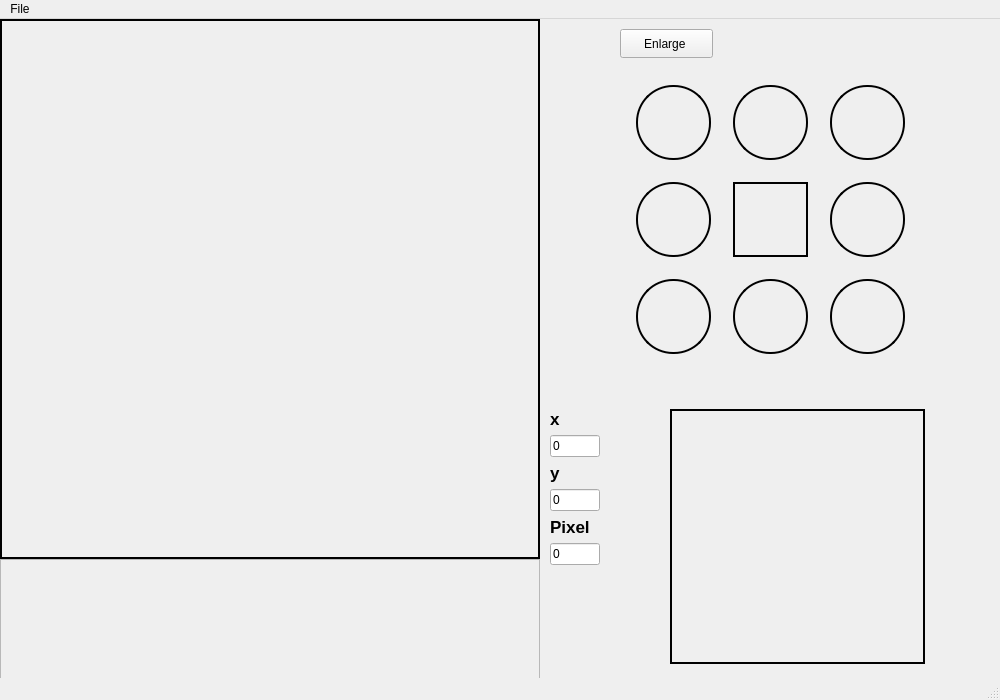
<?xml version="1.0" encoding="UTF-8"?>
<ui version="4.0">
 <class>MainWindow</class>
 <widget class="QMainWindow" name="MainWindow">
  <property name="geometry">
   <rect>
    <x>0</x>
    <y>0</y>
    <width>1000</width>
    <height>700</height>
   </rect>
  </property>
  <property name="windowTitle">
   <string>PiCut</string>
  </property>
  <property name="accessibleName">
   <string/>
  </property>
  <property name="styleSheet">
   <string notr="true">QPushButton::hover {
    background: #D3D3D3;
	}
    
QPushButton::pressed{
    background: #C3C3C3;
    color: purple;
	}</string>
  </property>
  <widget class="QWidget" name="centralwidget">
   <widget class="QSplitter" name="splitter">
    <property name="geometry">
     <rect>
      <x>0</x>
      <y>0</y>
      <width>540</width>
      <height>660</height>
     </rect>
    </property>
    <property name="lineWidth">
     <number>0</number>
    </property>
    <property name="orientation">
     <enum>Qt::Vertical</enum>
    </property>
    <property name="handleWidth">
     <number>0</number>
    </property>
    <widget class="ImageWidget" name="ImageWidget" native="true">
     <property name="minimumSize">
      <size>
       <width>540</width>
       <height>540</height>
      </size>
     </property>
     <property name="styleSheet">
      <string notr="true">QWidget {
  border: 2px solid #000000;
}</string>
     </property>
    </widget>
    <widget class="QScrollArea" name="scrollArea">
     <property name="minimumSize">
      <size>
       <width>540</width>
       <height>120</height>
      </size>
     </property>
     <property name="styleSheet">
      <string notr="true"/>
     </property>
     <property name="verticalScrollBarPolicy">
      <enum>Qt::ScrollBarAsNeeded</enum>
     </property>
     <property name="horizontalScrollBarPolicy">
      <enum>Qt::ScrollBarAsNeeded</enum>
     </property>
     <property name="widgetResizable">
      <bool>true</bool>
     </property>
     <widget class="QWidget" name="scrollArea_2">
      <property name="geometry">
       <rect>
        <x>0</x>
        <y>0</y>
        <width>538</width>
        <height>118</height>
       </rect>
      </property>
     </widget>
    </widget>
   </widget>
   <widget class="QPushButton" name="chooseButton">
    <property name="geometry">
     <rect>
      <x>620</x>
      <y>10</y>
      <width>93</width>
      <height>29</height>
     </rect>
    </property>
    <property name="styleSheet">
     <string notr="true"/>
    </property>
    <property name="text">
     <string>Enlarge </string>
    </property>
   </widget>
   <widget class="ImageWidget" name="cutImageWidget" native="true">
    <property name="geometry">
     <rect>
      <x>670</x>
      <y>390</y>
      <width>255</width>
      <height>255</height>
     </rect>
    </property>
    <property name="styleSheet">
     <string notr="true">QWidget {
  border: 2px solid #000000;
}</string>
    </property>
   </widget>
   <widget class="QStackedWidget" name="stackedWidget">
    <property name="geometry">
     <rect>
      <x>620</x>
      <y>50</y>
      <width>311</width>
      <height>311</height>
     </rect>
    </property>
    <property name="currentIndex">
     <number>0</number>
    </property>
    <widget class="QWidget" name="page_1">
     <widget class="QWidget" name="layoutWidget">
      <property name="geometry">
       <rect>
        <x>0</x>
        <y>0</y>
        <width>301</width>
        <height>301</height>
       </rect>
      </property>
      <layout class="QGridLayout" name="gridLayout">
       <item row="0" column="0">
        <widget class="QPushButton" name="upleftButton">
         <property name="minimumSize">
          <size>
           <width>75</width>
           <height>75</height>
          </size>
         </property>
         <property name="maximumSize">
          <size>
           <width>90</width>
           <height>90</height>
          </size>
         </property>
         <property name="styleSheet">
          <string notr="true">QPushButton {
    border: 2px solid #000000;
    border-radius: 37px;
    }
QPushButton::hover {
    background: #D3D3D3;
	}
    
QPushButton::pressed{
    background: #C3C3C3;
    color: purple;
	}

</string>
         </property>
         <property name="text">
          <string/>
         </property>
         <property name="icon">
          <iconset>
           <normaloff>../icon/up-left-arrow.png</normaloff>../icon/up-left-arrow.png</iconset>
         </property>
         <property name="iconSize">
          <size>
           <width>60</width>
           <height>60</height>
          </size>
         </property>
        </widget>
       </item>
       <item row="0" column="1">
        <widget class="QPushButton" name="upButton">
         <property name="minimumSize">
          <size>
           <width>50</width>
           <height>50</height>
          </size>
         </property>
         <property name="maximumSize">
          <size>
           <width>75</width>
           <height>75</height>
          </size>
         </property>
         <property name="styleSheet">
          <string notr="true">QPushButton {
    border: 2px solid #000000;
    border-radius: 37px;
    }</string>
         </property>
         <property name="text">
          <string/>
         </property>
         <property name="icon">
          <iconset>
           <normaloff>../icon/up-arrow.png</normaloff>../icon/up-arrow.png</iconset>
         </property>
         <property name="iconSize">
          <size>
           <width>95</width>
           <height>95</height>
          </size>
         </property>
        </widget>
       </item>
       <item row="0" column="2">
        <widget class="QPushButton" name="uprightButton">
         <property name="minimumSize">
          <size>
           <width>50</width>
           <height>50</height>
          </size>
         </property>
         <property name="maximumSize">
          <size>
           <width>75</width>
           <height>75</height>
          </size>
         </property>
         <property name="styleSheet">
          <string notr="true">QPushButton {
    border: 2px solid #000000;
    border-radius: 37px;
    }</string>
         </property>
         <property name="text">
          <string/>
         </property>
         <property name="icon">
          <iconset>
           <normaloff>../icon/up-right-arrow.png</normaloff>../icon/up-right-arrow.png</iconset>
         </property>
         <property name="iconSize">
          <size>
           <width>60</width>
           <height>60</height>
          </size>
         </property>
        </widget>
       </item>
       <item row="1" column="0">
        <widget class="QPushButton" name="leftButton">
         <property name="minimumSize">
          <size>
           <width>50</width>
           <height>50</height>
          </size>
         </property>
         <property name="maximumSize">
          <size>
           <width>75</width>
           <height>75</height>
          </size>
         </property>
         <property name="styleSheet">
          <string notr="true">QPushButton {
    border: 2px solid #000000;
    border-radius: 37px;
    }</string>
         </property>
         <property name="text">
          <string/>
         </property>
         <property name="icon">
          <iconset>
           <normaloff>../icon/left-arrow.png</normaloff>../icon/left-arrow.png</iconset>
         </property>
         <property name="iconSize">
          <size>
           <width>95</width>
           <height>95</height>
          </size>
         </property>
        </widget>
       </item>
       <item row="1" column="1">
        <widget class="QPushButton" name="autocutButton">
         <property name="minimumSize">
          <size>
           <width>75</width>
           <height>75</height>
          </size>
         </property>
         <property name="maximumSize">
          <size>
           <width>75</width>
           <height>75</height>
          </size>
         </property>
         <property name="styleSheet">
          <string notr="true">QPushButton {
    border: 2px solid #000000;
    
    }</string>
         </property>
         <property name="text">
          <string/>
         </property>
         <property name="icon">
          <iconset>
           <normaloff>../icon/four-arrows.png</normaloff>../icon/four-arrows.png</iconset>
         </property>
         <property name="iconSize">
          <size>
           <width>80</width>
           <height>80</height>
          </size>
         </property>
        </widget>
       </item>
       <item row="1" column="2">
        <widget class="QPushButton" name="rightButton">
         <property name="minimumSize">
          <size>
           <width>50</width>
           <height>50</height>
          </size>
         </property>
         <property name="maximumSize">
          <size>
           <width>75</width>
           <height>75</height>
          </size>
         </property>
         <property name="styleSheet">
          <string notr="true">QPushButton {
    border: 2px solid #000000;
    border-radius: 37px;
    }</string>
         </property>
         <property name="text">
          <string/>
         </property>
         <property name="icon">
          <iconset>
           <normaloff>../icon/right-arrow.png</normaloff>../icon/right-arrow.png</iconset>
         </property>
         <property name="iconSize">
          <size>
           <width>95</width>
           <height>95</height>
          </size>
         </property>
        </widget>
       </item>
       <item row="2" column="0">
        <widget class="QPushButton" name="downleftButton">
         <property name="minimumSize">
          <size>
           <width>50</width>
           <height>50</height>
          </size>
         </property>
         <property name="maximumSize">
          <size>
           <width>75</width>
           <height>75</height>
          </size>
         </property>
         <property name="styleSheet">
          <string notr="true">QPushButton {
    border: 2px solid #000000;
    border-radius: 37px;
    }
</string>
         </property>
         <property name="text">
          <string/>
         </property>
         <property name="icon">
          <iconset>
           <normaloff>../icon/down-left-arrow.png</normaloff>../icon/down-left-arrow.png</iconset>
         </property>
         <property name="iconSize">
          <size>
           <width>60</width>
           <height>60</height>
          </size>
         </property>
        </widget>
       </item>
       <item row="2" column="1">
        <widget class="QPushButton" name="downButton">
         <property name="minimumSize">
          <size>
           <width>50</width>
           <height>50</height>
          </size>
         </property>
         <property name="maximumSize">
          <size>
           <width>75</width>
           <height>75</height>
          </size>
         </property>
         <property name="styleSheet">
          <string notr="true">QPushButton {
    border: 2px solid #000000;
    border-radius: 37px;
    }</string>
         </property>
         <property name="text">
          <string/>
         </property>
         <property name="icon">
          <iconset>
           <normaloff>../icon/down-arrow.png</normaloff>../icon/down-arrow.png</iconset>
         </property>
         <property name="iconSize">
          <size>
           <width>95</width>
           <height>95</height>
          </size>
         </property>
        </widget>
       </item>
       <item row="2" column="2">
        <widget class="QPushButton" name="downrightButton">
         <property name="minimumSize">
          <size>
           <width>50</width>
           <height>50</height>
          </size>
         </property>
         <property name="maximumSize">
          <size>
           <width>75</width>
           <height>75</height>
          </size>
         </property>
         <property name="styleSheet">
          <string notr="true">QPushButton {
    border: 2px solid #000000;
    border-radius: 37px;
    }</string>
         </property>
         <property name="text">
          <string/>
         </property>
         <property name="icon">
          <iconset>
           <normaloff>../icon/down-right-arrow.png</normaloff>../icon/down-right-arrow.png</iconset>
         </property>
         <property name="iconSize">
          <size>
           <width>60</width>
           <height>60</height>
          </size>
         </property>
        </widget>
       </item>
      </layout>
     </widget>
    </widget>
    <widget class="QWidget" name="page_3">
     <widget class="QWidget" name="layoutWidget">
      <property name="geometry">
       <rect>
        <x>0</x>
        <y>0</y>
        <width>301</width>
        <height>301</height>
       </rect>
      </property>
      <layout class="QGridLayout" name="gridLayout_2">
       <item row="0" column="0">
        <widget class="QPushButton" name="upleftButton_2">
         <property name="minimumSize">
          <size>
           <width>75</width>
           <height>75</height>
          </size>
         </property>
         <property name="maximumSize">
          <size>
           <width>90</width>
           <height>90</height>
          </size>
         </property>
         <property name="styleSheet">
          <string notr="true">QPushButton {
    border: 2px solid #000000;
    border-radius: 37px;
    }
QPushButton::hover {
    background: #D3D3D3;
	}
    
QPushButton::pressed{
    background: #C3C3C3;
    color: purple;
	}

</string>
         </property>
         <property name="text">
          <string/>
         </property>
         <property name="icon">
          <iconset>
           <normaloff>../icon/down-right-arrow.png</normaloff>../icon/down-right-arrow.png</iconset>
         </property>
         <property name="iconSize">
          <size>
           <width>60</width>
           <height>60</height>
          </size>
         </property>
        </widget>
       </item>
       <item row="0" column="1">
        <widget class="QPushButton" name="upButton_2">
         <property name="minimumSize">
          <size>
           <width>50</width>
           <height>50</height>
          </size>
         </property>
         <property name="maximumSize">
          <size>
           <width>75</width>
           <height>75</height>
          </size>
         </property>
         <property name="styleSheet">
          <string notr="true">QPushButton {
    border: 2px solid #000000;
    border-radius: 37px;
    }</string>
         </property>
         <property name="text">
          <string/>
         </property>
         <property name="icon">
          <iconset>
           <normaloff>../icon/up-arrow.png</normaloff>../icon/up-arrow.png</iconset>
         </property>
         <property name="iconSize">
          <size>
           <width>95</width>
           <height>95</height>
          </size>
         </property>
        </widget>
       </item>
       <item row="0" column="2">
        <widget class="QPushButton" name="uprightButton_2">
         <property name="minimumSize">
          <size>
           <width>50</width>
           <height>50</height>
          </size>
         </property>
         <property name="maximumSize">
          <size>
           <width>75</width>
           <height>75</height>
          </size>
         </property>
         <property name="styleSheet">
          <string notr="true">QPushButton {
    border: 2px solid #000000;
    border-radius: 37px;
    }</string>
         </property>
         <property name="text">
          <string/>
         </property>
         <property name="icon">
          <iconset>
           <normaloff>../icon/down-left-arrow.png</normaloff>../icon/down-left-arrow.png</iconset>
         </property>
         <property name="iconSize">
          <size>
           <width>60</width>
           <height>60</height>
          </size>
         </property>
        </widget>
       </item>
       <item row="1" column="0">
        <widget class="QPushButton" name="leftButton_2">
         <property name="minimumSize">
          <size>
           <width>50</width>
           <height>50</height>
          </size>
         </property>
         <property name="maximumSize">
          <size>
           <width>75</width>
           <height>75</height>
          </size>
         </property>
         <property name="styleSheet">
          <string notr="true">QPushButton {
    border: 2px solid #000000;
    border-radius: 37px;
    }</string>
         </property>
         <property name="text">
          <string/>
         </property>
         <property name="icon">
          <iconset>
           <normaloff>../icon/left-arrow.png</normaloff>../icon/left-arrow.png</iconset>
         </property>
         <property name="iconSize">
          <size>
           <width>95</width>
           <height>95</height>
          </size>
         </property>
        </widget>
       </item>
       <item row="1" column="1">
        <widget class="QPushButton" name="autocutButton_2">
         <property name="minimumSize">
          <size>
           <width>75</width>
           <height>75</height>
          </size>
         </property>
         <property name="maximumSize">
          <size>
           <width>75</width>
           <height>75</height>
          </size>
         </property>
         <property name="styleSheet">
          <string notr="true">QPushButton {
    border: 2px solid #000000;
    
    }</string>
         </property>
         <property name="text">
          <string/>
         </property>
         <property name="icon">
          <iconset>
           <normaloff>../icon/four-arrows.png</normaloff>../icon/four-arrows.png</iconset>
         </property>
         <property name="iconSize">
          <size>
           <width>80</width>
           <height>80</height>
          </size>
         </property>
        </widget>
       </item>
       <item row="1" column="2">
        <widget class="QPushButton" name="rightButton_2">
         <property name="minimumSize">
          <size>
           <width>50</width>
           <height>50</height>
          </size>
         </property>
         <property name="maximumSize">
          <size>
           <width>75</width>
           <height>75</height>
          </size>
         </property>
         <property name="styleSheet">
          <string notr="true">QPushButton {
    border: 2px solid #000000;
    border-radius: 37px;
    }</string>
         </property>
         <property name="text">
          <string/>
         </property>
         <property name="icon">
          <iconset>
           <normaloff>../icon/right-arrow.png</normaloff>../icon/right-arrow.png</iconset>
         </property>
         <property name="iconSize">
          <size>
           <width>95</width>
           <height>95</height>
          </size>
         </property>
        </widget>
       </item>
       <item row="2" column="0">
        <widget class="QPushButton" name="downleftButton_2">
         <property name="minimumSize">
          <size>
           <width>50</width>
           <height>50</height>
          </size>
         </property>
         <property name="maximumSize">
          <size>
           <width>75</width>
           <height>75</height>
          </size>
         </property>
         <property name="styleSheet">
          <string notr="true">QPushButton {
    border: 2px solid #000000;
    border-radius: 37px;
    }
</string>
         </property>
         <property name="text">
          <string/>
         </property>
         <property name="icon">
          <iconset>
           <normaloff>../icon/up-right-arrow.png</normaloff>../icon/up-right-arrow.png</iconset>
         </property>
         <property name="iconSize">
          <size>
           <width>60</width>
           <height>60</height>
          </size>
         </property>
        </widget>
       </item>
       <item row="2" column="1">
        <widget class="QPushButton" name="downButton_2">
         <property name="minimumSize">
          <size>
           <width>50</width>
           <height>50</height>
          </size>
         </property>
         <property name="maximumSize">
          <size>
           <width>75</width>
           <height>75</height>
          </size>
         </property>
         <property name="styleSheet">
          <string notr="true">QPushButton {
    border: 2px solid #000000;
    border-radius: 37px;
    }</string>
         </property>
         <property name="text">
          <string/>
         </property>
         <property name="icon">
          <iconset>
           <normaloff>../icon/down-arrow.png</normaloff>../icon/down-arrow.png</iconset>
         </property>
         <property name="iconSize">
          <size>
           <width>95</width>
           <height>95</height>
          </size>
         </property>
        </widget>
       </item>
       <item row="2" column="2">
        <widget class="QPushButton" name="downrightButton_2">
         <property name="minimumSize">
          <size>
           <width>50</width>
           <height>50</height>
          </size>
         </property>
         <property name="maximumSize">
          <size>
           <width>75</width>
           <height>75</height>
          </size>
         </property>
         <property name="styleSheet">
          <string notr="true">QPushButton {
    border: 2px solid #000000;
    border-radius: 37px;
    }</string>
         </property>
         <property name="text">
          <string/>
         </property>
         <property name="icon">
          <iconset>
           <normaloff>../icon/up-left-arrow.png</normaloff>../icon/up-left-arrow.png</iconset>
         </property>
         <property name="iconSize">
          <size>
           <width>60</width>
           <height>60</height>
          </size>
         </property>
        </widget>
       </item>
      </layout>
     </widget>
    </widget>
   </widget>
   <widget class="QLabel" name="nameLabel">
    <property name="geometry">
     <rect>
      <x>550</x>
      <y>350</y>
      <width>50</width>
      <height>29</height>
     </rect>
    </property>
    <property name="font">
     <font>
      <pointsize>13</pointsize>
      <bold>true</bold>
     </font>
    </property>
    <property name="text">
     <string/>
    </property>
   </widget>
   <widget class="QWidget" name="">
    <property name="geometry">
     <rect>
      <x>550</x>
      <y>390</y>
      <width>51</width>
      <height>173</height>
     </rect>
    </property>
    <layout class="QFormLayout" name="formLayout">
     <item row="0" column="0">
      <widget class="QLabel" name="nameLabel_2">
       <property name="font">
        <font>
         <pointsize>13</pointsize>
         <bold>true</bold>
        </font>
       </property>
       <property name="text">
        <string>x</string>
       </property>
      </widget>
     </item>
     <item row="1" column="0">
      <widget class="QLineEdit" name="xValue">
       <property name="maximumSize">
        <size>
         <width>50</width>
         <height>16777215</height>
        </size>
       </property>
       <property name="text">
        <string>0</string>
       </property>
      </widget>
     </item>
     <item row="2" column="0">
      <widget class="QLabel" name="nameLabel_3">
       <property name="font">
        <font>
         <pointsize>13</pointsize>
         <bold>true</bold>
        </font>
       </property>
       <property name="text">
        <string>y</string>
       </property>
      </widget>
     </item>
     <item row="3" column="0">
      <widget class="QLineEdit" name="yValue">
       <property name="maximumSize">
        <size>
         <width>50</width>
         <height>16777215</height>
        </size>
       </property>
       <property name="text">
        <string>0</string>
       </property>
      </widget>
     </item>
     <item row="4" column="0">
      <widget class="QLabel" name="nameLabel_4">
       <property name="font">
        <font>
         <pointsize>13</pointsize>
         <bold>true</bold>
        </font>
       </property>
       <property name="text">
        <string>Pixel</string>
       </property>
      </widget>
     </item>
     <item row="5" column="0">
      <widget class="QLineEdit" name="pixelValue">
       <property name="maximumSize">
        <size>
         <width>50</width>
         <height>16777215</height>
        </size>
       </property>
       <property name="text">
        <string>0</string>
       </property>
      </widget>
     </item>
    </layout>
   </widget>
  </widget>
  <widget class="QMenuBar" name="menubar">
   <property name="geometry">
    <rect>
     <x>0</x>
     <y>0</y>
     <width>1000</width>
     <height>21</height>
    </rect>
   </property>
   <widget class="QMenu" name="menuFile">
    <property name="title">
     <string>File</string>
    </property>
    <addaction name="menuOpen"/>
    <addaction name="menuSave"/>
    <addaction name="menuSaveAs"/>
   </widget>
   <addaction name="menuFile"/>
  </widget>
  <widget class="QStatusBar" name="statusbar"/>
  <action name="menuOpen">
   <property name="text">
    <string>Open..</string>
   </property>
  </action>
  <action name="menuSave">
   <property name="text">
    <string>Save ...</string>
   </property>
  </action>
  <action name="menuSaveAs">
   <property name="text">
    <string>Save As...</string>
   </property>
  </action>
 </widget>
 <customwidgets>
  <customwidget>
   <class>ImageWidget</class>
   <extends>QWidget</extends>
   <header>ImageWidget.h</header>
   <container>1</container>
  </customwidget>
 </customwidgets>
 <resources/>
 <connections/>
</ui>
